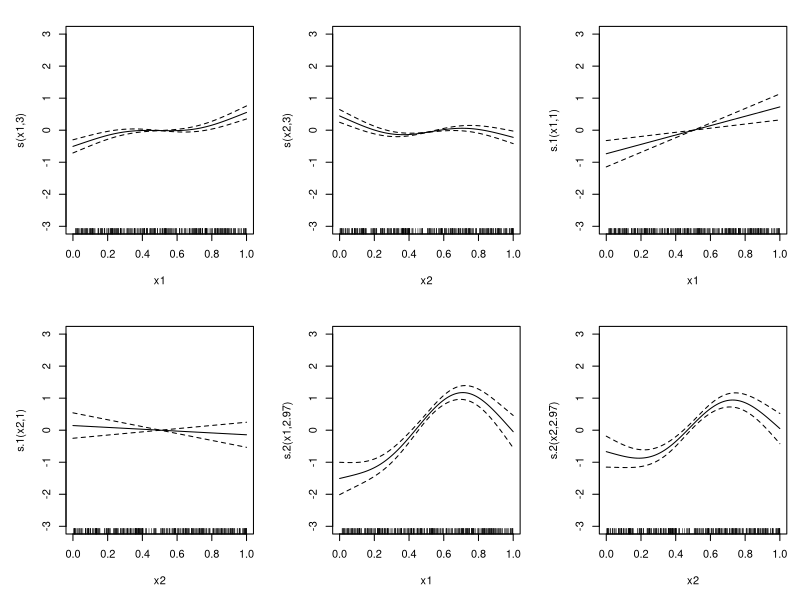
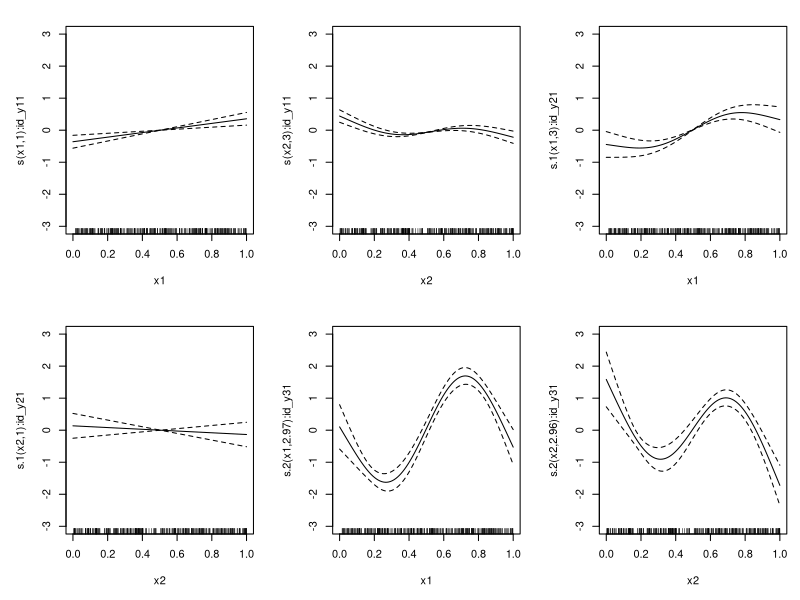

These charts were generated, in order, by the following R code:
#' ---
#' title: "Fitting multivariate outcome GAMs with missing outcome data"
#' output: github_document
#' ---

#' OK, I want to fit a model that has multiple continuous, correlated outcomes
#' as a multivariate normal using `mgcv::mvn`.  However, data from some of the
#' outcomes are missing.  This doc is an exploration of approaches for this.
#'
#'
#' First let's generate some data.  In this case make a data  framewith two input (x)
#' variables and 3 output (y) varibales, with y3 missing 90% of values.  My
#' data simulation function creates some random nonlinear functions with `approxfun()`
#' and a random covariance matrix for the outcome.  These can be retrieved as
#' attributes of the data later.
#'
#' <details>
#' <summary>(Hidden here are some data simulation functions)</summary>

# Generate a dataset with missing values from a multivariate normal distribution
# @param n number of observations
# @param nx number of x variables
# @param ny number of outcome variables
# @param shared_fns number of functions to share across outcome variables, up to nx (not used yet)
# @param x_range range of x values
# @param yrange range of y values
# @param k number of knots for each function
# @param coef_mat matrix of coefficients for each function, typically 1 or zero
# @param miss proportion of missing values for each outcome variable
# @param V covariance matrix for the outcome variables
# @param seed random seed
simulate_mvn_missing <- function(n = 300, nx = 2, ny = 3, x_range = c(0,1), yrange = c(0,1), k = 4,
                                 coef_mat = matrix(1, nx, ny), miss = c(0, 0, 0.2), shared_fns = 1,
                                 V = generate_cov_matrix(ny, scale = 1), seed = 0) {

  # Generate a series of nonlinear functions
  set.seed(seed)
  fns <- replicate(nx*ny, {
    x <- c(x_range[1], runif(k - 2, x_range[1], x_range[2]), x_range[2])
    y <- runif(1) + runif(1)*x + runif(k, yrange[1], yrange[2])
    splinefun(x = x, y = y, method = "fmm")
  })
  dim(fns) <- c(ny, nx)

  # Random X values
  x <- matrix(0, n, nx)
  set.seed(seed)
  for (i in seq_len(nx)) {
    x[,i] <- runif(n, x_range[1], x_range[2])
  }
  colnames(x) <- paste0("x", seq_len(nx))

  # Generate Y values
  y <- matrix(0,n,ny)
  for (i in seq_len(ny)) {
    for (j in seq_len(nx)) {
      y[,i] <- y[,i] + fns[i,j][[1]](x[,j])
    }

  }
  y <- y + mgcv::rmvn(n, mu = rep(0, ny), V = V)
  colnames(y) <- paste0("y", seq_len(ny))

  # Missing data
  y_miss <- y
  set.seed(seed)
  for (i in seq_len(ny)) {
    y_miss[sample(n, floor(n * miss[i])), i] <- NA
  }

  df <- as.data.frame(cbind(x, y_miss))
  attr(df, "true_V") <- V
  attr(df, "true_fns") <- fns
  attr(df, "true_data") <- as.data.frame(cbind(x, y))
  df
}

generate_cov_matrix <- function(dim, scale = 1) {
  U <- matrix(rnorm(dim^2), dim, dim)
  U[lower.tri(U)] <- 0

  # Ensure diagonal elements are positive
  diag(U) <- abs(diag(U)) + 1e-6  # Adding a small constant for numerical stability

  # Construct the covariance matrix
  covMatrix <- U %*% t(U) * scale
  return(covMatrix)
}
#' </details>

data <- simulate_mvn_missing(n = 300, miss = c(0,0,0.9), seed = 10, V = matrix(c(1,2,2,2,1,2,2,2,1), 3))

#' OK, first strategy.  Following the approach in `?mgcv::missing.data`, we
#' creadate new index variables that indicate whether the outcome is missing as
#' an ordered factor, and use `by=` in smooth terms.  In this case I also
#' cetner the outcome variables so we don't have to deal with intercepts.
xvars <- c("x1", "x2")
yvars = c("y1", "y2", "y3")
data_missing <- data  # The data we'll fit
data_full <- attr(data, "true_data")


ymeans <- numeric(length(yvars))
idvars <- character(length(yvars))
# Make ordered ID variables (0 = missing), center the outcome variables, and set missing values to zero
for (i in seq_along(yvars)) {
  yvar <- yvars[i]
  idvar <- paste0("id_", yvar)
  idvars[i] <- idvar
  # Center the outcome variables so we don't deal with intercepts, save the means
  ymeans[i] <- mean(data_missing[[yvar]], na.rm = TRUE)
  data_missing[[yvar]] <- data_missing[[yvar]] - ymeans[i]
  data_full[[yvar]] <- data_full[[yvar]] - ymeans[i]
  # Create indicate variables (id_*)as to whether to include an observation, as ordered factors
  # with 0 being missing and 1 being present
  data_missing[[idvar]] <- ordered(ifelse(is.na(data_missing[[yvar]]), 0, 1), levels = c("0", "1"))
  # Set missing values to zero
  data_missing[[yvar]][is.na(data_missing[[yvar]])] <- 0
}

# Create no-intercept formulas where all terms are conditional on the id value of the outcome
frms <- lapply(seq_along(yvars), function(i) {
  paste0(yvars[i], " ~ 0 + ", paste0("s(", xvars, ", by = ", idvars[i], ", k = 4)", collapse = " + ")) |>
    as.formula()
})

# Create formulas for the full model without missing data
frms_full <- lapply(seq_along(yvars), function(i) {
  paste0(yvars[i], " ~ 0 + ", paste0("s(", xvars, ", k = 4)", collapse = " + ")) |>
    as.formula()
})

# Model with missing outcomes
mod_miss <- mgcv::gam(
  frms,
  family = mgcv::mvn(d = length(yvars)),
  data = data_missing,
  method = "REML"
)

# Full model
mod_full <- mgcv::gam(
  frms_full,
  family = mgcv::mvn(d = length(yvars)),
  data = data_full,
  method = "REML"
)

# Plot each model
plot(mod_full, pages = 1, shade = TRUE, ylim = c(-3, 3), xlim = c(0, 1))
plot(mod_miss, pages = 1, shade = TRUE, ylim = c(-3, 3), xlim = c(0, 1))

#' In `mod_miss`, in this case, the smooths are different than `mod_full` , and due to the correlation
#' it makes sense that they are different for more than just the last two, missing
#' smooths.  However, the scale of uncertainty is the same between the models,
#' Despite having 90% less data for `y3` in the missing model.
#'
#' I assume this is because in the current model the missing values are zero
#' and for the rows with missing data, the zero-intercept model is very good at
#' estimating a zero value!
#'
#' One option for getting around this could be, instead of replacing the missing
#' values with zeros, replacing them with random values with the same variance
#' as the non-missing values.  However, this would change the covariance between
#' the outcomes the model would estimate. (To be fair, I might be doing this already
#' by replacing them with zeros.).
#'
#' OK, we can try the ?`gam.missing` approach and add latent random effects, though
#' it does make this much more computationally intense and unglier as we need a random effects dummy term for _each_ outcome in _each_ formula.

